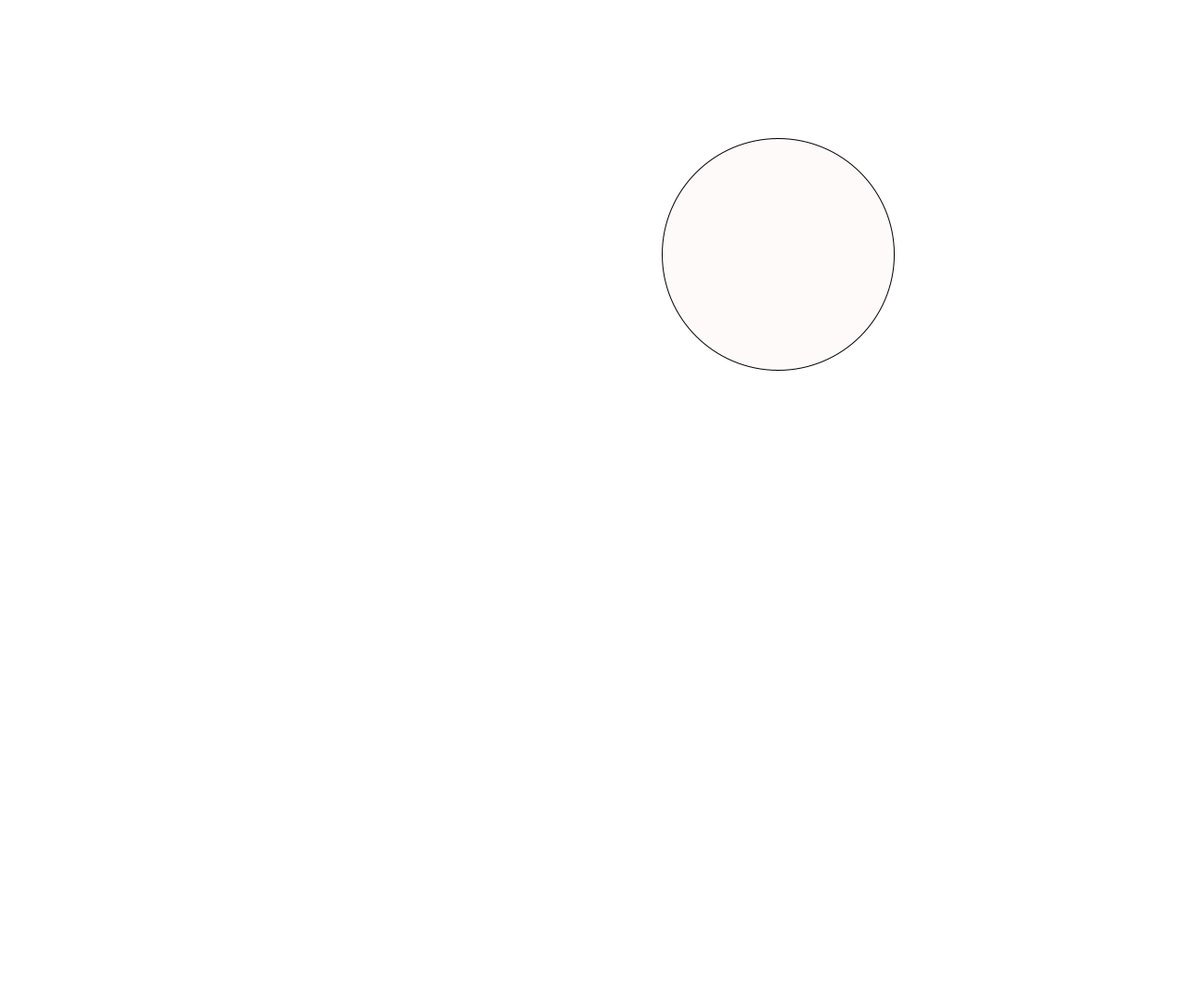
Frame 1 (no input)
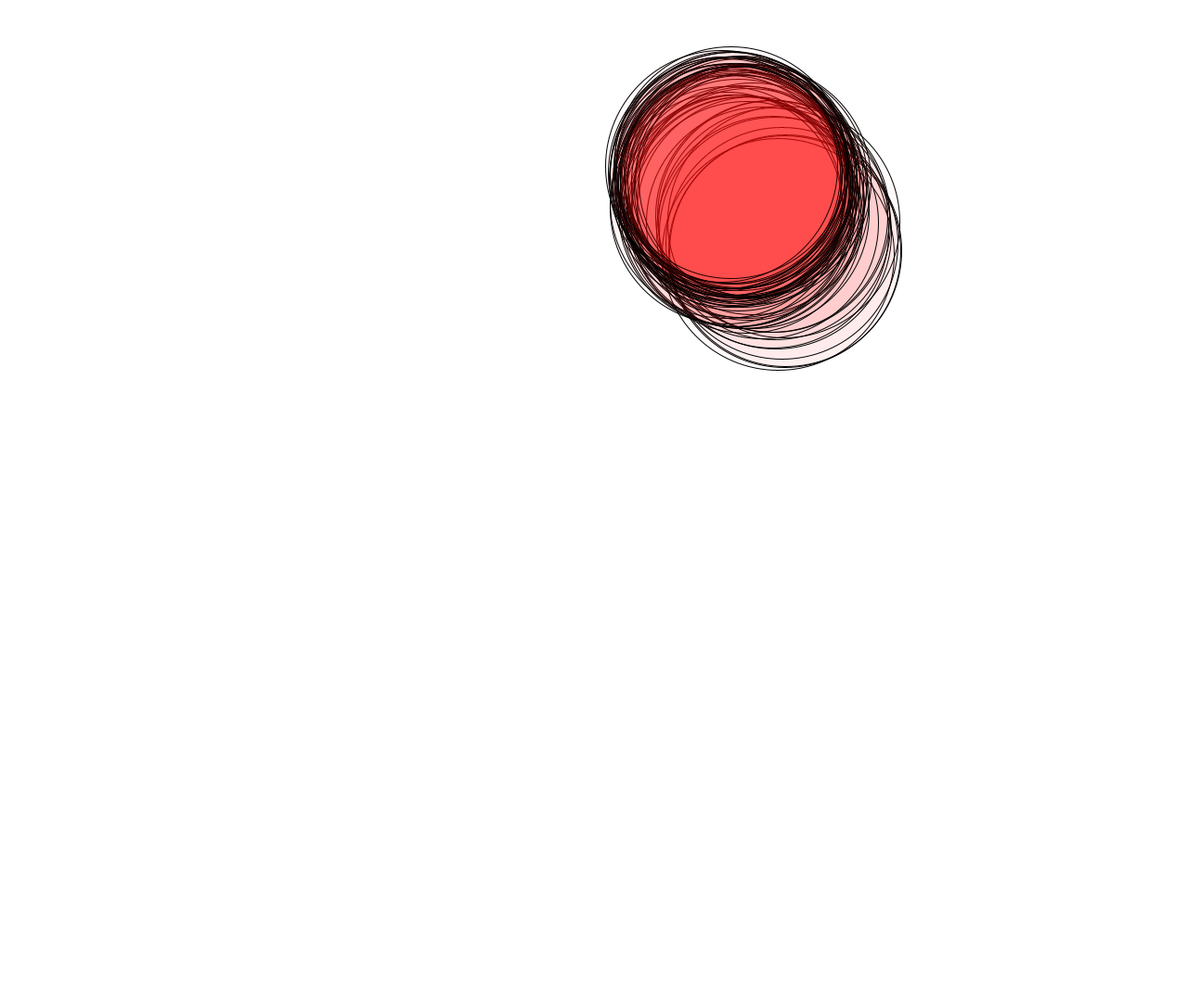
Frame 60 (the mouse pressed at the canvas centre just before this capture)
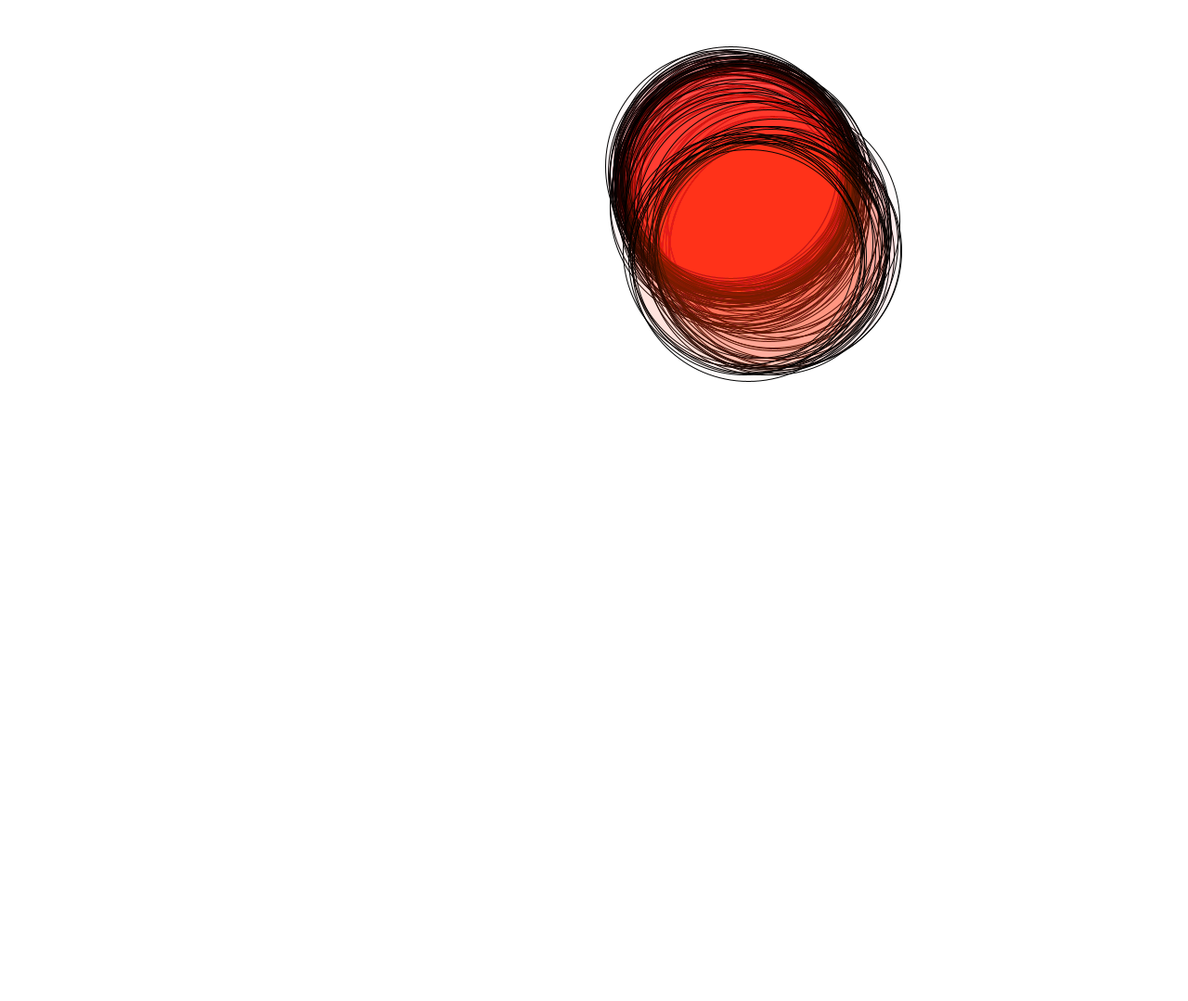
Frame 120 (the mouse held since frame 60 and released just before this capture)

The Processing sketch that drew these frames (run headless with seeded random() and noise(); from frame 60 on, the mouse is pressed at the canvas centre):

// Processing sketch: a_nice_moving_circle
// ── a_nice_moving_circle.pde

int x = int(random(1281)); // X-Position of cirle
int y = int(random(1081)); // Y-Position of cirle
int ranNumbX = 0;          // "random Number X"
int ranNumbY = 0;          // "random Number Y"
int s = 12;               // Speed of circle

float colobr = 0;         // This program is a mix of 'coloured_paintXDDfuck' and 'moving_circle'
float rise = 0.05;

void setup() {
  size(1280,1080);
  ellipseMode(CENTER);

  smooth();
  frameRate(999999999);
  background(255);
  colorMode(HSB);
}

void draw() {
    if (colobr > 254) {
      colobr = 0;
    }
    colobr += rise;
  fill(colobr,255,255,5);
  ranNumbX = int(random(-s,s));
  ranNumbY = int(random(-s,s));
  if (x + ranNumbX > 0 && x + ranNumbX < 1281 && y + ranNumbY > 0 && y + ranNumbY < 1080) {
    x = x + ranNumbX;
    y = y + ranNumbY;
  }
  ellipse(x,y,250,250);
}
